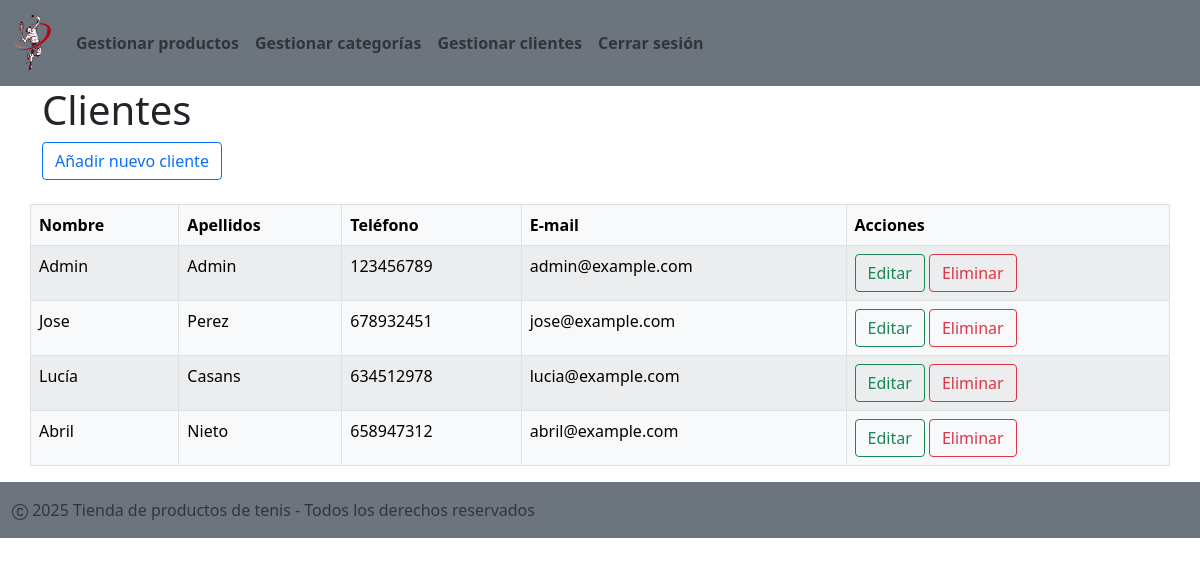
The app's page /admin/clientes.php (signed in) with its own data.
### tables this page shows
CREATE TABLE `Clientes` (
  `Cod_cliente` int(3) NOT NULL,
  `Nombre` varchar(50) NOT NULL,
  `Apellidos` varchar(50) NOT NULL,
  `Telefono` int(9) NOT NULL,
  `Email` varchar(50) NOT NULL,
  `Password` varchar(255) NOT NULL
);

### admin/includes/crudClientes.php (called while the page is built, shortened)
<?php
class Clientes {
    public function showClientes() {
        try {
            $db = new Connection();
            $conn = $db->getConnection();
            $sql = "SELECT * FROM Clientes";
            $result = $conn->query($sql);
            return $result ? $result->fetch_all(MYSQLI_ASSOC) : [];
        } catch (Exception $e) {
            return [];
        }
    }
}
?>

### admin/clientes.php (the view, shortened to what this page needs)
<?php
require_once "./includes/crudClientes.php";
$clienteObj = new Clientes();
$listaClientes = $clienteObj->showClientes();
?>
<!DOCTYPE html>
<html lang="es">
<head>
    <link rel="stylesheet" href="../assets/Bootstrap/css/bootstrap.min.css">
</head>
<body>
    <?php include "menu_admin.php" ?>
    <div class="container-fluid">
        <div class="container">
            <div class="row">
                <h1>Clientes</h1>
            </div>
            <div class="row">
                <a href="clientes.php?accion=crear">
                    <button type="button" class="btn btn-outline-primary">Añadir nuevo cliente</button><br><br>
                </a>
            </div>
            <div class="row">
                <table class="table table-light table-striped table-hover table-bordered">
                    <thead>
                        <tr>
                            <th>Nombre</th>
                            <th>Apellidos</th>
                            <th>Teléfono</th>
                            <th>E-mail</th>
                            <th>Acciones</th>
                        </tr>
                    </thead>
                    <tbody>
                        <?php foreach ($listaClientes as $cliente) : ?>
                            <tr>
                                <td><?= $cliente['Nombre'] ?></td>
                                <td><?= $cliente['Apellidos'] ?></td>
                                <td><?= $cliente['Telefono'] ?></td>
                                <td><?= $cliente['Email'] ?></td>
                                <td>
                                    <a href="clientes.php?accion=editar&id=<?= $cliente['Cod_cliente'] ?>"><button type="button" class="btn btn-outline-success">Editar</button></a>
                                    <a href="clientes.php?accion=eliminar&id=<?= $cliente['Cod_cliente'] ?>" onclick="return confirm('¿Estás seguro?')"><button type="button" class="btn btn-outline-danger">Eliminar</button></a>
                                </td>
                            </tr>
                        <?php endforeach ?>
                    </tbody>
                </table>
            </div>
        </div>
    </div>
    <?php include "../footer.php" ?>
</body>
</html>

### records on screen
clientes: Nombre "Admin", Apellidos "Admin", Telefono "123456789", Email "admin@example.com"
clientes: Nombre "Jose", Apellidos "Perez", Telefono "678932451", Email "jose@example.com"
clientes: Nombre "Lucía", Apellidos "Casans", Telefono "634512978", Email "lucia@example.com"
clientes: Nombre "Abril", Apellidos "Nieto", Telefono "658947312", Email "abril@example.com"
